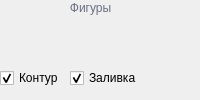
        <widget class="QFrame" name="tools_create_figere_frame">
         <property name="sizePolicy">
          <sizepolicy hsizetype="Maximum" vsizetype="Minimum">
           <horstretch>0</horstretch>
           <verstretch>0</verstretch>
          </sizepolicy>
         </property>
         <layout class="QVBoxLayout" name="verticalLayout_9">
          <property name="spacing">
           <number>0</number>
          </property>
          <property name="leftMargin">
           <number>0</number>
          </property>
          <property name="topMargin">
           <number>0</number>
          </property>
          <property name="rightMargin">
           <number>2</number>
          </property>
          <property name="bottomMargin">
           <number>0</number>
          </property>
          <item>
           <widget class="QLabel" name="figures_label">
            <property name="maximumSize">
             <size>
              <width>162</width>
              <height>15</height>
             </size>
            </property>
            <property name="styleSheet">
             <string notr="true">color: #6B7084;</string>
            </property>
            <property name="text">
             <string>                     Фигуры</string>
            </property>
           </widget>
          </item>
          <item>
           <widget class="QFrame" name="chose_figure_tool_frame">
            <property name="sizePolicy">
             <sizepolicy hsizetype="Minimum" vsizetype="Maximum">
              <horstretch>0</horstretch>
              <verstretch>0</verstretch>
             </sizepolicy>
            </property>
            <property name="maximumSize">
             <size>
              <width>16777215</width>
              <height>42</height>
             </size>
            </property>
            <layout class="QGridLayout" name="gridLayout">
             <property name="leftMargin">
              <number>0</number>
             </property>
             <property name="topMargin">
              <number>0</number>
             </property>
             <property name="rightMargin">
              <number>0</number>
             </property>
             <property name="bottomMargin">
              <number>0</number>
             </property>
             <property name="horizontalSpacing">
              <number>20</number>
             </property>
             <property name="verticalSpacing">
              <number>2</number>
             </property>
             <item row="0" column="0">
              <widget class="QPushButton" name="drawLine">
               <property name="maximumSize">
                <size>
                 <width>20</width>
                 <height>20</height>
                </size>
               </property>
               <property name="toolTipDuration">
                <number>-1</number>
               </property>
               <property name="styleSheet">
                <string notr="true">QPushButton:pressed {	
	background-color: rgb(85, 170, 255);
	border-left: 28px solid rgb(85, 170, 255);
	border: none;
}</string>
               </property>
               <property name="text">
                <string/>
               </property>
               <property name="icon">
                <iconset>
                 <normaloff>icons/operations_icons/tools_create_figere_icons/figures_icon/line_icon.png</normaloff>icons/operations_icons/tools_create_figere_icons/figures_icon/line_icon.png</iconset>
               </property>
               <property name="checkable">
                <bool>true</bool>
               </property>
               <property name="flat">
                <bool>true</bool>
               </property>
              </widget>
             </item>
             <item row="1" column="1">
              <widget class="QPushButton" name="drawRoundedRect">
               <property name="maximumSize">
                <size>
                 <width>20</width>
                 <height>20</height>
                </size>
               </property>
               <property name="toolTipDuration">
                <number>-1</number>
               </property>
               <property name="styleSheet">
                <string notr="true">QPushButton:pressed {	
	background-color: rgb(85, 170, 255);
	border-left: 28px solid rgb(85, 170, 255);
	border: none;
}</string>
               </property>
               <property name="text">
                <string/>
               </property>
               <property name="icon">
                <iconset>
                 <normaloff>icons/operations_icons/tools_create_figere_icons/figures_icon/rounded_ectangle_icon.png</normaloff>icons/operations_icons/tools_create_figere_icons/figures_icon/rounded_ectangle_icon.png</iconset>
               </property>
               <property name="checkable">
                <bool>true</bool>
               </property>
               <property name="flat">
                <bool>true</bool>
               </property>
              </widget>
             </item>
             <item row="1" column="0">
              <widget class="QPushButton" name="drawRect">
               <property name="maximumSize">
                <size>
                 <width>20</width>
                 <height>20</height>
                </size>
               </property>
               <property name="toolTipDuration">
                <number>-1</number>
               </property>
               <property name="styleSheet">
                <string notr="true">QPushButton:pressed {	
	background-color: rgb(85, 170, 255);
	border-left: 28px solid rgb(85, 170, 255);
	border: none;
}</string>
               </property>
               <property name="text">
                <string/>
               </property>
               <property name="icon">
                <iconset>
                 <normaloff>icons/operations_icons/tools_create_figere_icons/figures_icon/rectangle_icon.png</normaloff>icons/operations_icons/tools_create_figere_icons/figures_icon/rectangle_icon.png</iconset>
               </property>
               <property name="checkable">
                <bool>true</bool>
               </property>
               <property name="flat">
                <bool>true</bool>
               </property>
              </widget>
             </item>
             <item row="0" column="1">
              <widget class="QPushButton" name="drawCurveLine">
               <property name="maximumSize">
                <size>
                 <width>20</width>
                 <height>20</height>
                </size>
               </property>
               <property name="toolTipDuration">
                <number>-1</number>
               </property>
               <property name="styleSheet">
                <string notr="true">QPushButton:pressed {	
	background-color: rgb(85, 170, 255);
	border-left: 28px solid rgb(85, 170, 255);
	border: none;
}</string>
               </property>
               <property name="text">
                <string/>
               </property>
               <property name="icon">
                <iconset>
                 <normaloff>icons/operations_icons/tools_create_figere_icons/figures_icon/curve_line_icon.png</normaloff>icons/operations_icons/tools_create_figere_icons/figures_icon/curve_line_icon.png</iconset>
               </property>
               <property name="checkable">
                <bool>true</bool>
               </property>
               <property name="flat">
                <bool>true</bool>
               </property>
              </widget>
             </item>
             <item row="0" column="2">
              <widget class="QPushButton" name="drawEllipse">
               <property name="maximumSize">
                <size>
                 <width>20</width>
                 <height>20</height>
                </size>
               </property>
               <property name="toolTipDuration">
                <number>-1</number>
               </property>
               <property name="styleSheet">
                <string notr="true">QPushButton:pressed {	
	background-color: rgb(85, 170, 255);
	border-left: 28px solid rgb(85, 170, 255);
	border: none;
}</string>
               </property>
               <property name="text">
                <string/>
               </property>
               <property name="icon">
                <iconset>
                 <normaloff>icons/operations_icons/tools_create_figere_icons/figures_icon/ellipse_icon.png</normaloff>icons/operations_icons/tools_create_figere_icons/figures_icon/ellipse_icon.png</iconset>
               </property>
               <property name="checkable">
                <bool>true</bool>
               </property>
               <property name="flat">
                <bool>true</bool>
               </property>
              </widget>
             </item>
             <item row="1" column="2">
              <widget class="QPushButton" name="drawPolygon">
               <property name="maximumSize">
                <size>
                 <width>20</width>
                 <height>20</height>
                </size>
               </property>
               <property name="toolTipDuration">
                <number>-1</number>
               </property>
               <property name="styleSheet">
                <string notr="true">QPushButton:pressed {	
	background-color: rgb(85, 170, 255);
	border-left: 28px solid rgb(85, 170, 255);
	border: none;
}</string>
               </property>
               <property name="text">
                <string/>
               </property>
               <property name="icon">
                <iconset>
                 <normaloff>icons/operations_icons/tools_create_figere_icons/figures_icon/arbitrary_figure_icon.png</normaloff>icons/operations_icons/tools_create_figere_icons/figures_icon/arbitrary_figure_icon.png</iconset>
               </property>
               <property name="checkable">
                <bool>true</bool>
               </property>
               <property name="flat">
                <bool>true</bool>
               </property>
              </widget>
             </item>
            </layout>
           </widget>
          </item>
          <item>
           <widget class="QFrame" name="choose_tool_frame">
            <property name="sizePolicy">
             <sizepolicy hsizetype="Maximum" vsizetype="Minimum">
              <horstretch>0</horstretch>
              <verstretch>0</verstretch>
             </sizepolicy>
            </property>
            <layout class="QHBoxLayout" name="horizontalLayout_19">
             <property name="leftMargin">
              <number>0</number>
             </property>
             <property name="topMargin">
              <number>0</number>
             </property>
             <property name="rightMargin">
              <number>0</number>
             </property>
             <property name="bottomMargin">
              <number>0</number>
             </property>
             <item>
              <widget class="QCheckBox" name="choose_contour_figure_checkBox">
               <property name="sizePolicy">
                <sizepolicy hsizetype="Maximum" vsizetype="Maximum">
                 <horstretch>0</horstretch>
                 <verstretch>0</verstretch>
                </sizepolicy>
               </property>
               <property name="text">
                <string>Контур</string>
               </property>
               <property name="icon">
                <iconset>
                 <normaloff>icons/operations_icons/tools_create_figere_icons/choose_countur_figure_icon.png</normaloff>icons/operations_icons/tools_create_figere_icons/choose_countur_figure_icon.png</iconset>
               </property>
               <property name="checked">
                <bool>true</bool>
               </property>
              </widget>
             </item>
             <item>
              <widget class="QCheckBox" name="choose_filling_figure_checkBox">
               <property name="sizePolicy">
                <sizepolicy hsizetype="Maximum" vsizetype="Maximum">
                 <horstretch>0</horstretch>
                 <verstretch>0</verstretch>
                </sizepolicy>
               </property>
               <property name="text">
                <string>Заливка</string>
               </property>
               <property name="icon">
                <iconset>
                 <normaloff>icons/operations_icons/tools_create_figere_icons/choose_filling_figure_ic.png</normaloff>icons/operations_icons/tools_create_figere_icons/choose_filling_figure_ic.png</iconset>
               </property>
               <property name="checked">
                <bool>true</bool>
               </property>
               <property name="tristate">
                <bool>false</bool>
               </property>
              </widget>
             </item>
            </layout>
           </widget>
          </item>
         </layout>
        </widget>
